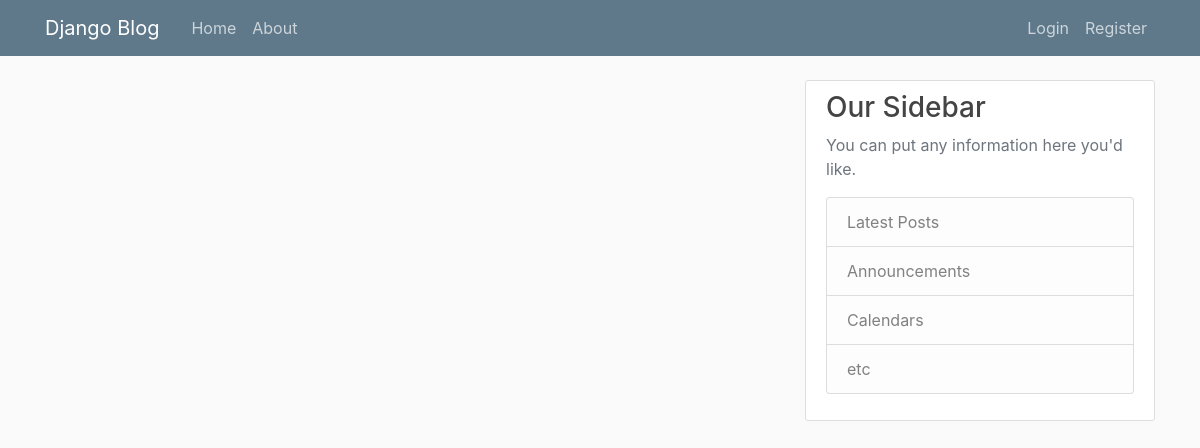
/, run on an earlier commit of the app's database.
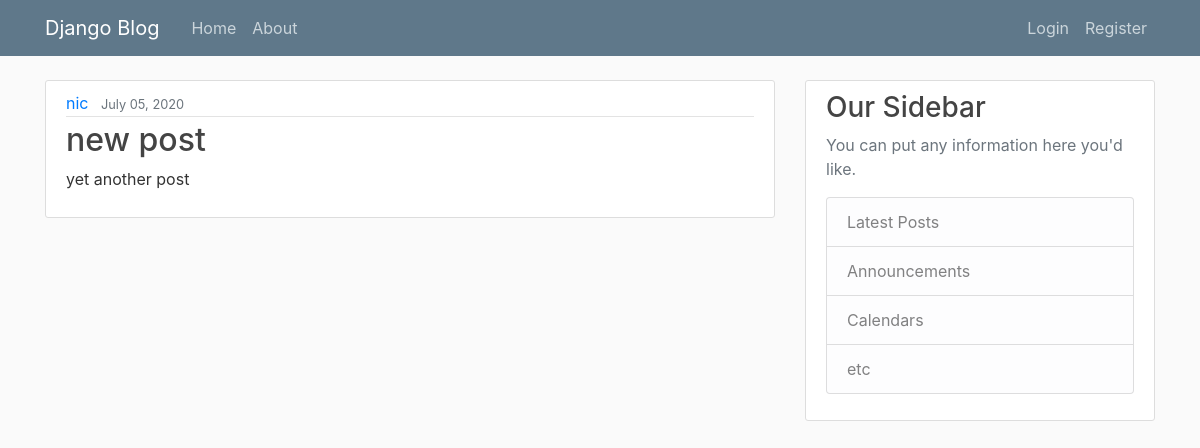
And on a later commit of the database.
### blog/models.py (models this page shows, shortened)
class Post(models.Model):
  title = models.CharField(max_length=100)
  content = models.TextField()
  date_posted = models.DateTimeField(default = timezone.now)
  author = models.ForeignKey(User, on_delete = models.CASCADE)

### blog/views.py (the view)
# urls.py: path('', views.home, name='blog-home'),
def home(request):
  context = {
    'posts': Post.objects.all()
  }
  return render(request, 'blog/home.html', context)

### blog/templates/blog/home.html
{% extends "blog/base.html" %} {% block content %} {% for post in posts %}
<article class="media content-section">
  <div class="media-body">
    <div class="article-metadata">
      <a class="mr-2" href="#">{{ post.author }}</a>
      <small class="text-muted">{{ post.date_posted|date:'F d, Y' }}</small>
    </div>
    <h2><a class="article-title" href="#">{{ post.title }}</a></h2>
    <p class="article-content">{{ post.content }}</p>
  </div>
</article>
{% endfor %} {% endblock content %}

What changed in the data, as far as the page shows it:
added Post: author "nic", date_posted "July 05, 2020", title "new post", content "yet another post"
